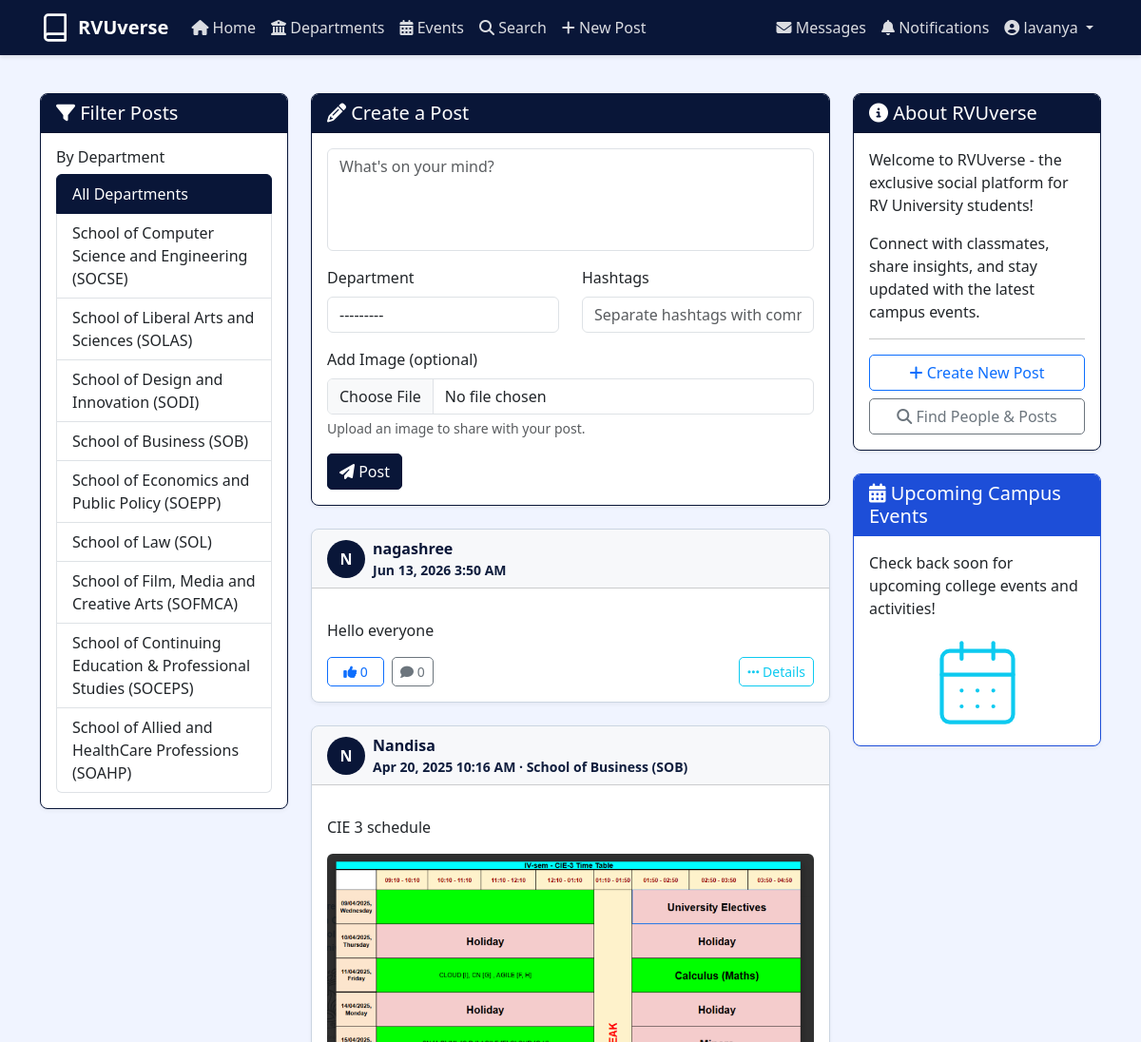
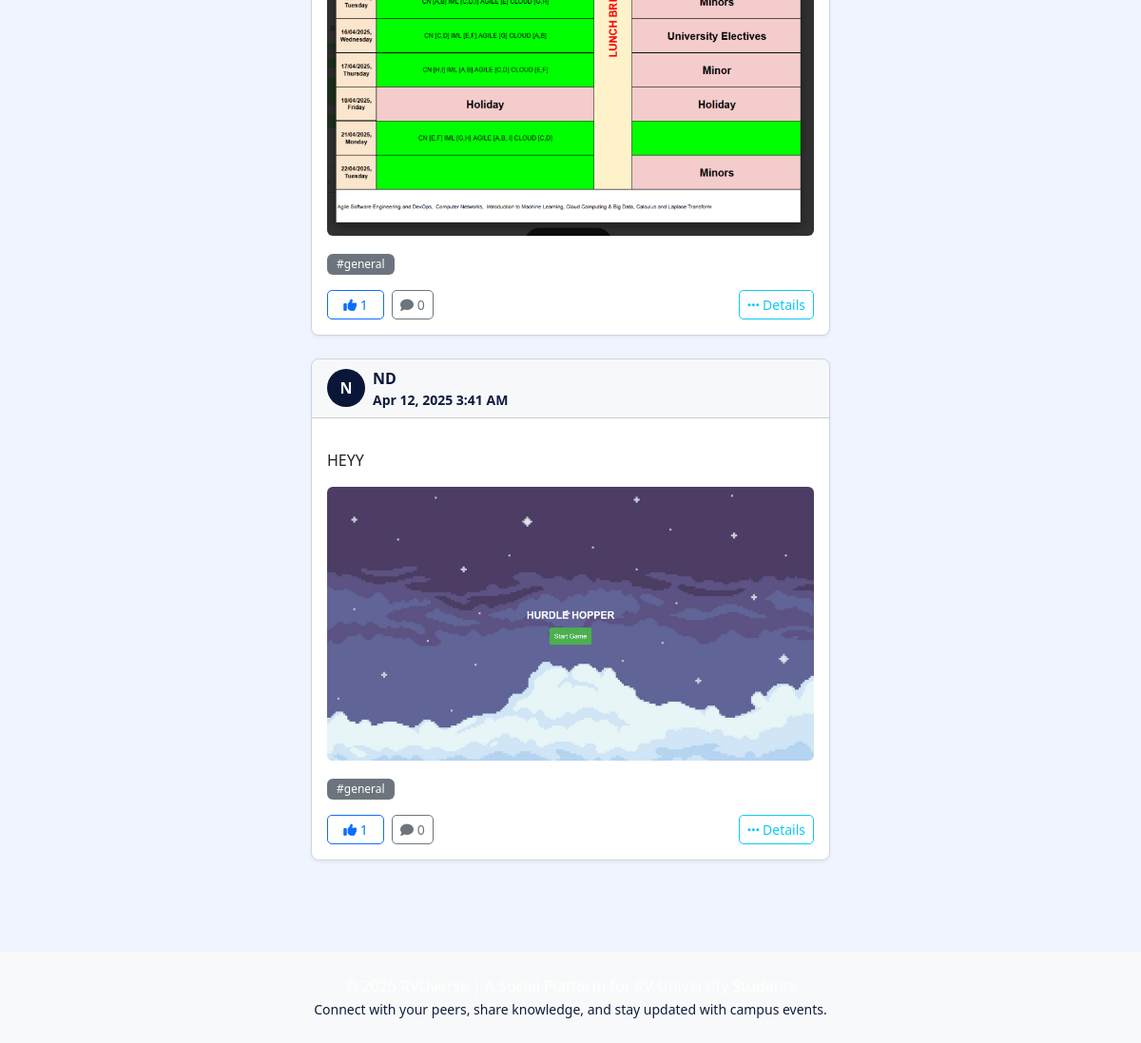
Page / (signed in) on the committed database (2 pictures, top to bottom).
### core/models.py (models this page shows, shortened)
class Department(models.Model):
    DEPT_CHOICES = [
        ('1', 'School of Liberal Arts and Sciences (SOLAS)'),
        ('2', 'School of Design and Innovation (SODI)'),
        ('3', 'School of Business (SOB)'),
        ('4', 'School of Economics and Public Policy (SOEPP)'),
        ('5', 'School of Computer Science and Engineering (SOCSE)'),
        ('6', 'School of Law (SOL)'),
        ('7', 'School of Film, Media and Creative Arts (SOFMCA)'),
        ('8', 'School of Continuing Education & Professional Studies (SOCEPS)'),
        ('9', 'School of Allied and Healthcare Professions (SOAHP)'),
    ]
    code = models.CharField(max_length=2, choices=DEPT_CHOICES, unique=True,default='5')
    name = models.CharField(max_length=100)
    description = models.TextField(blank=True, null=True)
    def __str__(self):
        return self.name

class Post(models.Model):
    user = models.ForeignKey(User, on_delete=models.CASCADE, related_name='posts')
    content = models.TextField()
    department = models.ForeignKey(Department, on_delete=models.SET_NULL, null=True, blank=True,related_name='posts')
    created_at = models.DateTimeField(auto_now_add=True)
    updated_at = models.DateTimeField(auto_now=True)
    hashtags = models.CharField(max_length=255, blank=True)
    image = models.ImageField(upload_to='post_images/', blank=True, null=True)
    class Meta:
        ordering = ['-created_at']
    def get_likes_count(self):
        return self.likes.count()
    def get_comments_count(self):
        return self.comments.count()
    def extract_hashtags(self):
        if not self.hashtags:
            return []
        return [tag.strip() for tag in self.hashtags.split(',') if tag.strip()]

### core/views.py (the view)
# urls.py: path('', views.home_view, name='home'),
@login_required
def home_view(request):
    posts = Post.objects.all().select_related('user', 'department').prefetch_related('comments', 'likes')
    user_likes = Like.objects.filter(user=request.user).values_list('post_id', flat=True)
    departments = Department.objects.all()
    department_id = request.GET.get('department')
    if department_id:
        posts = posts.filter(department_id=department_id)
    paginator = Paginator(posts, 10)  # Show 10 posts per page
    page_number = request.GET.get('page')
    page_obj = paginator.get_page(page_number)
    if request.method == 'POST':
        post_form = PostForm(request.POST, request.FILES)
        if post_form.is_valid():
            new_post = post_form.save(commit=False)
            new_post.user = request.user
            new_post.save()
            messages.success(request, "Your post has been created!")
            return redirect('home')
    else:
        post_form = PostForm()
    context = {
        'page_obj': page_obj,
        'post_form': post_form,
        'user_likes': user_likes,
        'departments': departments,
        'current_department': department_id,
    }
    return render(request, 'core/home.html', context)

### core/templates/core/home.html (shortened to what this page needs)
{% extends 'core/base.html' %}
{% block content %}
<div class="row">
    <div class="col-lg-3 mb-4">
        <div style="position: sticky; top: 80px;">
        <div class="card border-primary">
            <div class="card-header bg-primary text-white">
                <h5 class="card-title mb-0">
                    <i class="fa-solid fa-filter"></i> Filter Posts
                </h5>
            </div>
            <div class="card-body">
                <h6>By Department</h6>
                <div class="list-group">
                    <a href="{% url 'home' %}" class="list-group-item list-group-item-action {% if not current_department %}active{% endif %}">
                        All Departments
                    </a>
                    {% for dept in departments %}
                    <a href="{% url 'home' %}?department={{ dept.id }}" class="list-group-item list-group-item-action {% if current_department == dept.id|stringformat:'s' %}active{% endif %}">
                        {{ dept.name }}
                    </a>
                    {% endfor %}
                </div>
            </div>
        </div>
        </div>
    </div>
    <div class="col-lg-6">
        <div class="card mb-4 border-primary">
            <div class="card-header bg-primary text-white">
                <h5 class="card-title mb-0">
                    <i class="fa-solid fa-pencil"></i> Create a Post
                </h5>
            </div>
            <div class="card-body">
                <form method="post" action="{% url 'home' %}" enctype="multipart/form-data">
                    <div class="mb-3">
                        {{ post_form.content }}
                    </div>
                    <div class="row mb-3">
                        <div class="col-md-6">
                            <label for="{{ post_form.department.id_for_label }}" class="form-label">Department</label>
                            {{ post_form.department }}
                        </div>
                        <div class="col-md-6">
                            <label for="{{ post_form.hashtags.id_for_label }}" class="form-label">Hashtags</label>
                            {{ post_form.hashtags }}
                        </div>
                    </div>
                    <div class="mb-3">
                        <label for="{{ post_form.image.id_for_label }}" class="form-label">Add Image (optional)</label>
                        {{ post_form.image }}
                        <div class="form-text">Upload an image to share with your post.</div>
                    </div>
                    <button type="submit" class="btn btn-primary">
                        <i class="fa-solid fa-paper-plane"></i> Post
                    </button>
                </form>
            </div>
        </div>
        {% if page_obj %}
            {% for post in page_obj %}
            <div class="card mb-4 post-card">
                <div class="card-header d-flex justify-content-between align-items-center">
                    <div class="d-flex align-items-center">
                        <div class="avatar-placeholder me-2">{{ post.user.username.0|upper }}</div>
                        <div>
                            <a href="{% url 'user_profile' username=post.user.username %}" class="text-decoration-none fw-bold">
                                {{ post.user.username }}
                            </a>
                            <small class="text-muted d-block">
                                {{ post.created_at|date:"M d, Y g:i A" }}
                                {% if post.department %}
                                · {{ post.department.name }}
                                {% endif %}
                            </small>
                        </div>
                    </div>
                </div>
                <div class="card-body">
                    <p class="card-text">{{ post.content|linebreaks }}</p>
                    {% if post.image %}
                    <div class="post-image mb-3">
                        <img src="{{ post.image.url }}" alt="Post image" class="img-fluid rounded">
                    </div>
                    {% endif %}
                    {% if post.hashtags %}
                    <div class="hashtags mb-3">
                        {% for tag in post.extract_hashtags %}
                        <a href="{% url 'search' %}?query={{ tag }}&search_type=hashtags" class="badge bg-secondary text-decoration-none me-1">
                            #{{ tag }}
                        </a>
                        {% endfor %}
                    </div>
                    {% endif %}
                    <div class="d-flex justify-content-between">
                        <div class="d-flex">
                            <button class="btn btn-sm {% if post.id in user_likes %}btn-primary like-btn-active{% else %}btn-outline-primary like-btn{% endif %}"
                                    data-post-id="{{ post.id }}" data-action="{% if post.id in user_likes %}unlike{% else %}like{% endif %}">
                                <i class="fa-solid fa-thumbs-up"></i>
                                <span class="like-count">{{ post.get_likes_count }}</span>
                            </button>
                            <a href="{% url 'post_detail' post_id=post.id %}" class="btn btn-sm btn-outline-secondary ms-2">
                                <i class="fa-solid fa-comment"></i>
                                <span>{{ post.get_comments_count }}</span>
                            </a>
                        </div>
                        <a href="{% url 'post_detail' post_id=post.id %}" class="btn btn-sm btn-outline-info">
                            <i class="fa-solid fa-ellipsis-h"></i> Details
                        </a>
                    </div>
                </div>
            </div>
            {% endfor %}
        {% else %}
            <div class="alert alert-info text-center" role="alert">
                <i class="fa-solid fa-info-circle me-2"></i> No posts to display. Be the first to create a post!
            </div>
        {% endif %}
    </div>
    <div class="col-lg-3">
        <div style="position: sticky; top: 80px;">
        <div class="card mb-4 border-primary">
            <div class="card-header bg-primary text-white">
                <h5 class="card-title mb-0">
                    <i class="fa-solid fa-info-circle"></i> About RVUverse
                </h5>
            </div>
            <div class="card-body">
                <p>Welcome to RVUverse - the exclusive social platform for RV University students!</p>
                <p>Connect with classmates, share insights, and stay updated with the latest campus events.</p>
                <hr>
                <div class="d-grid gap-2">
                    <a href="{% url 'create_post' %}" class="btn btn-outline-primary">
                        <i class="fa-solid fa-plus"></i> Create New Post
                    </a>
                    <a href="{% url 'search' %}" class="btn btn-outline-secondary">
                        <i class="fa-solid fa-search"></i> Find People & Posts
                    </a>
                </div>
            </div>
        </div>
        <div class="card border-info">
            <div class="card-header bg-info text-white">
                <h5 class="card-title mb-0">
                    <i class="fa-solid fa-calendar-alt"></i> Upcoming Campus Events
                </h5>
            </div>
            <div class="card-body">
                <p class="card-text">Check back soon for upcoming college events and activities!</p>
                <div class="text-center">
                </div>
            </div>
        </div>
        </div>
    </div>
</div>
{% endblock %}

### core/templates/core/base.html (shortened to what this page needs)
{% load static %}
<!DOCTYPE html>
<html lang="en">
<head>
    <link href="https://cdn.jsdelivr.net/npm/bootstrap@5.3.0-alpha1/dist/css/bootstrap.min.css" rel="stylesheet">
    <link rel="stylesheet" href="https://cdnjs.cloudflare.com/ajax/libs/font-awesome/6.4.0/css/all.min.css">
    <link rel="stylesheet" href="{% static 'css/styles.css' %}">
</head>
<body>
    <nav class="navbar navbar-expand-lg sticky-top navbar-dark bg-primary">
        <div class="container">
            <a class="navbar-brand d-flex align-items-center" href="{% url 'home' %}">
                <svg class="me-2" width="32" height="32" viewBox="0 0 24 24" fill="none" stroke="currentColor" stroke-width="2" stroke-linecap="round" stroke-linejoin="round">
                    <path d="M4 19.5A2.5 2.5 0 0 1 6.5 17H20"></path>
                    <path d="M6.5 2H20v20H6.5A2.5 2.5 0 0 1 4 19.5v-15A2.5 2.5 0 0 1 6.5 2z"></path>
                </svg>
                <span class="fw-bold">RVUverse</span>
            </a>
            <div class="collapse navbar-collapse" id="navbarNav">
                {% if user.is_authenticated %}
                <ul class="navbar-nav me-auto">
                    <li class="nav-item">
                        <a class="nav-link {% if request.path == '/' %}active{% endif %}" href="{% url 'home' %}">
                            <i class="fa-solid fa-house"></i> Home
                        </a>
                    </li>
                    <li class="nav-item">
                        <a class="nav-link {% if '/departments/' in request.path %}active{% endif %}" href="{% url 'departments' %}">
                            <i class="fa-solid fa-building-columns"></i> Departments
                        </a>
                    </li>
                    <li class="nav-item">
                        <a class="nav-link {% if '/events/' in request.path %}active{% endif %}" href="{% url 'events' %}">
                            <i class="fa-solid fa-calendar-days"></i> Events
                        </a>
                    </li>
                    <li class="nav-item">
                        <a class="nav-link {% if '/search/' in request.path %}active{% endif %}" href="{% url 'search' %}">
                            <i class="fa-solid fa-magnifying-glass"></i> Search
                        </a>
                    </li>
                    <li class="nav-item">
                        <a class="nav-link {% if '/post/create/' in request.path %}active{% endif %}" href="{% url 'create_post' %}">
                            <i class="fa-solid fa-plus"></i> New Post
                        </a>
                    </li>
                </ul>
                <ul class="navbar-nav ms-auto">
                    <li class="nav-item">
                        <a class="nav-link position-relative {% if '/messages/' in request.path %}active{% endif %}" href="{% url 'messages' %}" id="navMessagesLink">
                            <i class="fa-solid fa-envelope"></i> Messages
                        </a>
                    </li>
                    <li class="nav-item">
                        <a class="nav-link position-relative {% if '/notifications/' in request.path %}active{% endif %}" href="{% url 'notifications' %}" id="navNotificationsLink">
                            <i class="fa-solid fa-bell"></i> Notifications
                        </a>
                    </li>
                    <li class="nav-item dropdown">
                        <a class="nav-link dropdown-toggle show" href="#" id="navbarDropdown" role="button" data-bs-toggle="dropdown" aria-expanded="true">
                            <i class="fa-solid fa-user-circle"></i> {{ user.username }}
                        </a>
                    </li>
                </ul>
                {% endif %}
            </div>
        </div>
    </nav>
    <main class="container my-4">
        {% block content %}{% endblock %}
    </main>
    <footer class="bg-light py-4 mt-5">
        <div class="container text-center">
            <p class="mb-0">© {% now "Y" %} RVUverse | A Social Platform for RV University Students</p>
            <small class="text-muted">Connect with your peers, share knowledge, and stay updated with campus events.</small>
        </div>
    </footer>
</body>
</html>

### rows in the picture
Department: name "School of Computer Science and Engineering (SOCSE)"
Department: name "School of Liberal Arts and Sciences (SOLAS)"
Department: name "School of Design and Innovation (SODI)"
Department: name "School of Business (SOB)"
Department: name "School of Economics and Public Policy (SOEPP)"
Department: name "School of Law (SOL)"
Department: name "School of Film, Media and Creative Arts (SOFMCA)"
Department: name "School of Continuing Education & Professional Studies (SOCEPS)"
Department: name "School of Allied and HealthCare Professions (SOAHP)"
Post: user.username.0 "N", user.username "nagashree", created_at "Jun 13, 2026 3:50 AM", content "Hello everyone", get_likes_count "0", get_comments_count "0"
Post: user.username.0 "N", user.username "Nandisa", created_at "Apr 20, 2025 10:16 AM", department.name "School of Business (SOB)", content "CIE 3 schedule", image (picture), extract_hashtags "general", get_likes_count "1", get_comments_count "0"
Post: user.username.0 "N", user.username "ND", created_at "Apr 12, 2025 3:41 AM", content "HEYY", image (picture), extract_hashtags "general", get_likes_count "1", get_comments_count "0"

### other values in the picture
{{ user.username }} "lavanya"
